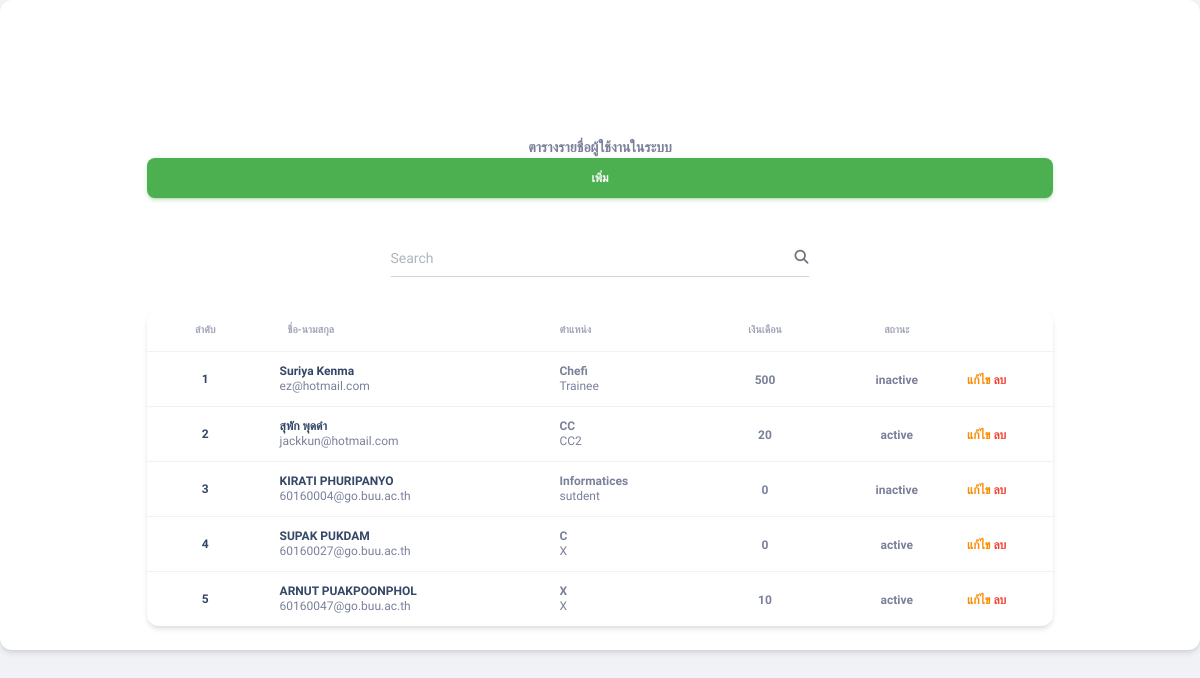
Page /demo/index.php/users on the committed database.
### tables this page shows
CREATE TABLE `users` (
  `id` int(11) NOT NULL,
  `name` varchar(50) DEFAULT NULL,
  `email` varchar(50) DEFAULT NULL,
  `head_position` varchar(50) DEFAULT NULL,
  `sub_position` varchar(50) DEFAULT NULL,
  `salary` varchar(7) DEFAULT NULL,
  `status` varchar(10) DEFAULT NULL
);

### demo/application/controllers/Users.php (called while the page is built, shortened)
<?php
class Users extends CI_Controller
{
    public function __construct()
    {
        $this->load->model("user_model");
    }
    public function index()
    {
        $users_data = $this->user_model->get_all();
        $this->load->helper('url');
        $this->load->view('v_main', [
            'base_url' => base_url(),
            'body' => 'v_users',
            'users_data' => $users_data
        ]);
    }
}

### demo/index.php (called while the page is built, shortened)
<?php
require_once BASEPATH.'core/CodeIgniter.php';

### demo/application/models/User_model.php (called while the page is built, shortened)
<?php
class User_model extends CI_Model
{
    public function get_all()
    {
        $users_data = $this->db->get("users")->result();
        return $users_data;
    }
}

### demo/application/views/v_users.php (the view, shortened to what this page needs)
<section class="pt-5 mt-5">
    <div class="container">
        <div class="row justify-content-center">
            <div class="col-lg-10">
                <div class="py-3 align-items-center row">
                    <small class="text-uppercase text-center font-weight-bold">ตารางรายชื่อผู้ใช้งานในระบบ</small>
                    <div class="btn-group" role="group" aria-label="Basic example">
                        <button type="button" class="btn btn-success" data-bs-toggle="modal" data-bs-target="#addModal">
                            เพิ่ม
                        </button>
                    </div>
                </div>
                <div class="container">
                    <div class="row justify-space-between py-2">
                        <div class="col-lg-6 mx-auto">
                            <form action="<?= base_url() ?>Users/search_data_table" method="post" role="form text-start">
                                <div class="input-group input-group-dynamic mb-4">
                                    <span class="input-group-text"><i class="fas fa-search" aria-hidden="true"></i></span>
                                    <input class="form-control" placeholder="Search" type="text" name="search">
                                </div>
                            </form>
                        </div>
                    </div>
                </div>
                <div class="card">
                    <div class="table-responsive">
                        <table class="table align-items-center mb-0">
                            <thead>
                                <tr>
                                    <th class="text-center text-uppercase text-secondary text-xxs font-weight-bolder opacity-7">ลำดับ</th>
                                    <th class="text-uppercase text-secondary text-xxs font-weight-bolder opacity-7">ชื่อ-นามสกุล</th>
                                    <th class="text-uppercase text-secondary text-xxs font-weight-bolder opacity-7 ps-2">ตำแหน่ง</th>
                                    <th class="text-center text-uppercase text-secondary text-xxs font-weight-bolder opacity-7">เงินเดือน</th>
                                    <th class="text-center text-uppercase text-secondary text-xxs font-weight-bolder opacity-7">สถานะ</th>
                                    <th class="text-secondary opacity-7"></th>
                                </tr>
                            </thead>
                            <tbody>
                                <?php $index = 1;
                                foreach ($users_data as $user) { ?>
                                    <tr>
                                        <td class="align-middle text-center text-sm">
                                            <h6 class="mb-0 text-xs"><?= $index++ ?></h6>
                                        </td>
                                        <td>
                                            <div class="d-flex px-2 py-1">
                                                <div class="d-flex flex-column justify-content-center">
                                                    <h6 class="mb-0 text-xs"><?= $user->name ?></h6>
                                                    <p class="text-xs text-secondary mb-0"><?= $user->email ?></p>
                                                </div>
                                            </div>
                                        </td>
                                        <td>
                                            <p class="text-xs font-weight-bold mb-0"><?= $user->head_position ?></p>
                                            <p class="text-xs text-secondary mb-0"><?= $user->sub_position ?></p>
                                        </td>
                                        <td class="align-middle text-center text-sm">
                                            <span class="text-secondary text-xs font-weight-bold"><?= $user->salary ?></span>
                                        </td>
                                        <td class="align-middle text-center">
                                            <span class="text-secondary text-xs font-weight-bold"><?= $user->status ?></span>
                                        </td>
                                        <td class="align-middle">
                                            <a href="<?php $base_url ?>update_data_open/<?= $user->id ?>" class="text-secondary text-warning font-weight-bold text-xs">
                                                แก้ไข
                                            </a>
                                            <a href="<?php $base_url ?>delete_data_table/<?= $user->id ?>" class="text-secondary text-danger font-weight-bold text-xs">
                                                ลบ
                                            </a>
                                        </td>
                                    </tr>
                                <?php } ?>
                            </tbody>
                        </table>
                    </div>
                </div>
            </div>
        </div>
    </div>
</section>

### demo/application/views/v_main.php (shortened to what this page needs)
<!DOCTYPE html>
<html lang="en" itemscope itemtype="http://schema.org/WebPage">
<head>
  <link href="<?= $base_url ?>templates/assets/css/nucleo-icons.css" rel="stylesheet" />
  <link href="<?= $base_url ?>templates/assets/css/nucleo-svg.css" rel="stylesheet" />
  <link id="pagestyle" href="<?= $base_url ?>templates/assets/css/material-kit.css?v=3.0.0" rel="stylesheet" />
</head>
<body class="index-page bg-gray-200">
  <div class="card card-frame">
    <div class="card-body">
      <?= $this->load->view($body, [], true) ?>
    </div>
  </div>
</body>
</html>

### demo/application/views/v_main.php (style rules this page uses)
* { font-family: 'Prompt', sans-serif; }

### rows in the picture
users: name "Suriya Kenma", email "ez@hotmail.com", head_position "Chefi", sub_position "Trainee", salary "500", status "inactive"
users: name "สุพัก พุดดำ", email "jackkun@hotmail.com", head_position "CC", sub_position "CC2", salary "20", status "active"
users: name "KIRATI PHURIPANYO", email "60160004@go.buu.ac.th", head_position "Informatices", sub_position "sutdent", salary "0", status "inactive"
users: name "SUPAK PUKDAM", email "60160027@go.buu.ac.th", head_position "C", sub_position "X", salary "0", status "active"
users: name "ARNUT PUAKPOONPHOL", email "60160047@go.buu.ac.th", head_position "X", sub_position "X", salary "10", status "active"
